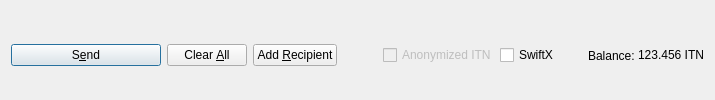
         <widget class="QFrame" name="frame_Send">
          <layout class="QHBoxLayout" name="horizontalLayout">
           <property name="bottomMargin">
            <number>0</number>
           </property>
           <item>
            <widget class="QPushButton" name="sendButton">
             <property name="minimumSize">
              <size>
               <width>150</width>
               <height>0</height>
              </size>
             </property>
             <property name="toolTip">
              <string>Confirm the send action</string>
             </property>
             <property name="text">
              <string>S&amp;end</string>
             </property>
             <property name="autoDefault">
              <bool>false</bool>
             </property>
             <property name="default">
              <bool>true</bool>
             </property>
            </widget>
           </item>
           <item>
            <widget class="QPushButton" name="clearButton">
             <property name="sizePolicy">
              <sizepolicy hsizetype="Minimum" vsizetype="Fixed">
               <horstretch>0</horstretch>
               <verstretch>0</verstretch>
              </sizepolicy>
             </property>
             <property name="toolTip">
              <string>Clear all fields of the form.</string>
             </property>
             <property name="text">
              <string>Clear &amp;All</string>
             </property>
             <property name="autoDefault">
              <bool>false</bool>
             </property>
            </widget>
           </item>
           <item>
            <widget class="QPushButton" name="addButton">
             <property name="toolTip">
              <string>Send to multiple recipients at once</string>
             </property>
             <property name="text">
              <string>Add &amp;Recipient</string>
             </property>
             <property name="autoDefault">
              <bool>false</bool>
             </property>
            </widget>
           </item>
           <item>
            <spacer name="horizontalSpacer">
             <property name="orientation">
              <enum>Qt::Horizontal</enum>
             </property>
             <property name="sizeHint" stdset="0">
              <size>
               <width>40</width>
               <height>20</height>
              </size>
             </property>
            </spacer>
           </item>
           <item>
            <layout class="QHBoxLayout" name="horizontalLayout_2">
             <property name="spacing">
              <number>3</number>
             </property>
             <item>
              <widget class="QCheckBox" name="checkzITN">
               <property name="enabled">
                <bool>false</bool>
               </property>
               <property name="text">
                <string>Anonymized ITN</string>
               </property>
              </widget>
             </item>
             <item>
              <widget class="QCheckBox" name="checkSwiftTX">
               <property name="enabled">
                <bool>true</bool>
               </property>
               <property name="minimumSize">
                <size>
                 <width>85</width>
                 <height>0</height>
                </size>
               </property>
               <property name="text">
                <string>SwiftX</string>
               </property>
              </widget>
             </item>
             <item>
              <widget class="QLabel" name="labelForBalance">
               <property name="text">
                <string>Balance:</string>
               </property>
              </widget>
             </item>
             <item>
              <widget class="QLabel" name="labelBalance">
               <property name="sizePolicy">
                <sizepolicy hsizetype="Preferred" vsizetype="Fixed">
                 <horstretch>0</horstretch>
                 <verstretch>0</verstretch>
                </sizepolicy>
               </property>
               <property name="cursor">
                <cursorShape>IBeamCursor</cursorShape>
               </property>
               <property name="text">
                <string notr="true">123.456 ITN</string>
               </property>
               <property name="textInteractionFlags">
                <set>Qt::LinksAccessibleByMouse|Qt::TextSelectableByKeyboard|Qt::TextSelectableByMouse</set>
               </property>
              </widget>
             </item>
            </layout>
           </item>
          </layout>
         </widget>
